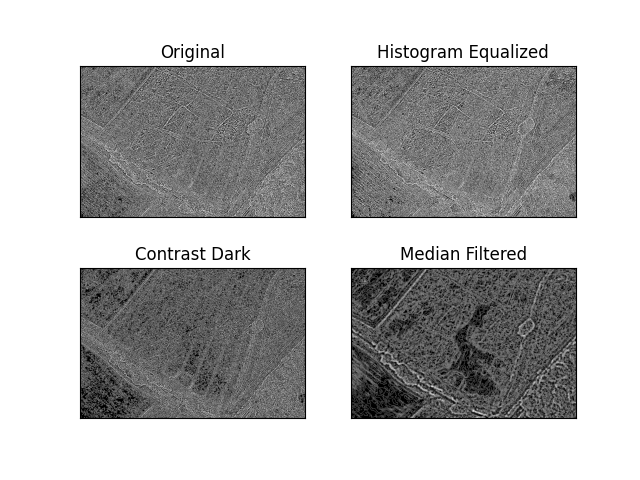

Recreate this plot in Python.
import cv2
from matplotlib.pyplot import yticks
import numpy as np
import matplotlib.pyplot as plt

img0 = cv2.imread("Greyscaled/SampleThree.png")
img1 = cv2.imread("Histogram Equalized.jpg")
img2 = cv2.imread("SingContrast 0.2.jpg")
img3 = cv2.imread("Degraded Images/Sample One Blurr.jpeg")
Scharrx = np.array([[0,-1,0],[-1,4,-1],[0,-1,0]])

Scharry = np.array([[3, 10, 3],[0,0,0],[-3,10,-3]])

edge_p1 = cv2.filter2D(img1,-1, Scharrx)+ cv2.filter2D(img1,-1, Scharry)
edge_p2 = cv2.filter2D(img2,-1, Scharrx) + cv2.filter2D(img2,-1, Scharry)
edge_p3 = cv2.filter2D(img3,-1, Scharrx)+ cv2.filter2D(img3,-1, Scharry)
edge_p4 = cv2.filter2D(img0,-1, Scharrx)+ cv2.filter2D(img0,-1, Scharry)

titles = ["Original","Histogram Equalized","Contrast Dark","Median Filtered"]

images = [edge_p4,edge_p1,edge_p2, edge_p3]
for i in range(4):
    plt.subplot(2,2,i+1)
    plt.imshow(images[i])
    plt.title(titles[i])
    plt.xticks([])
    plt.yticks([])

plt.show()

cv2.waitKey()
cv2.destroyAllWindows()
